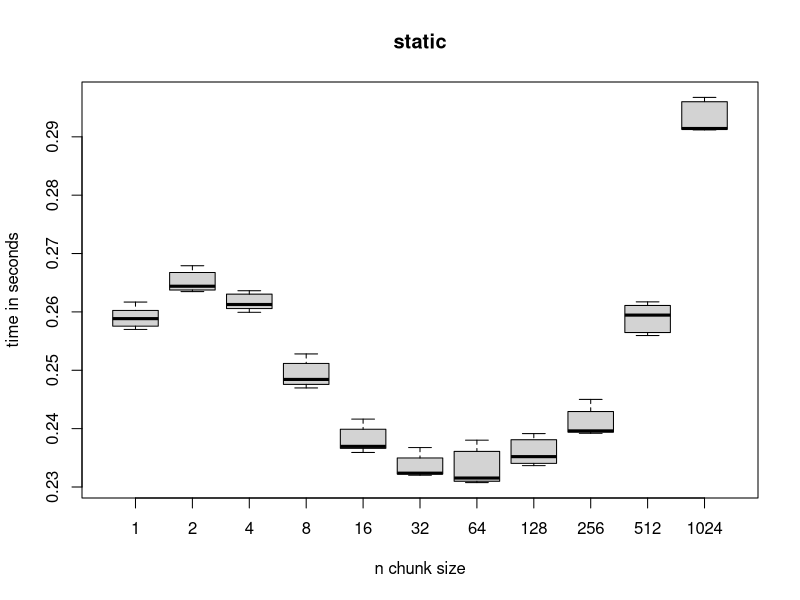
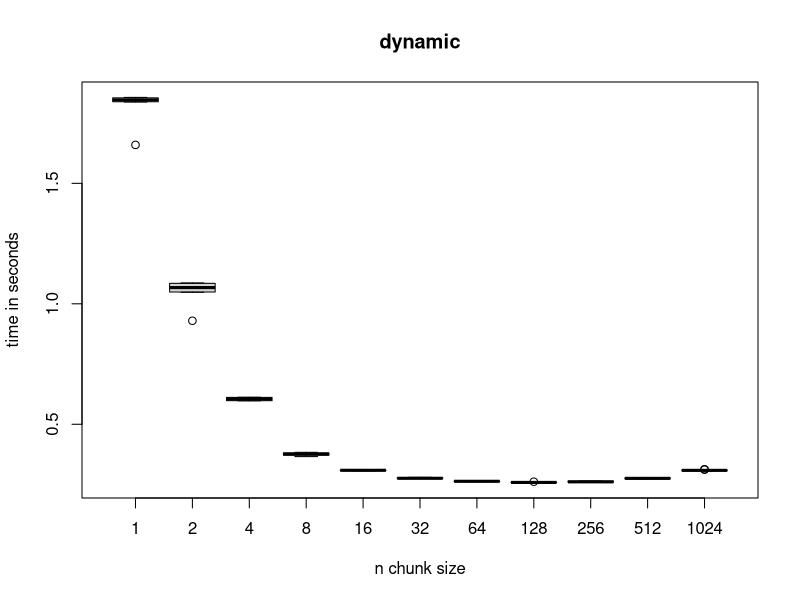
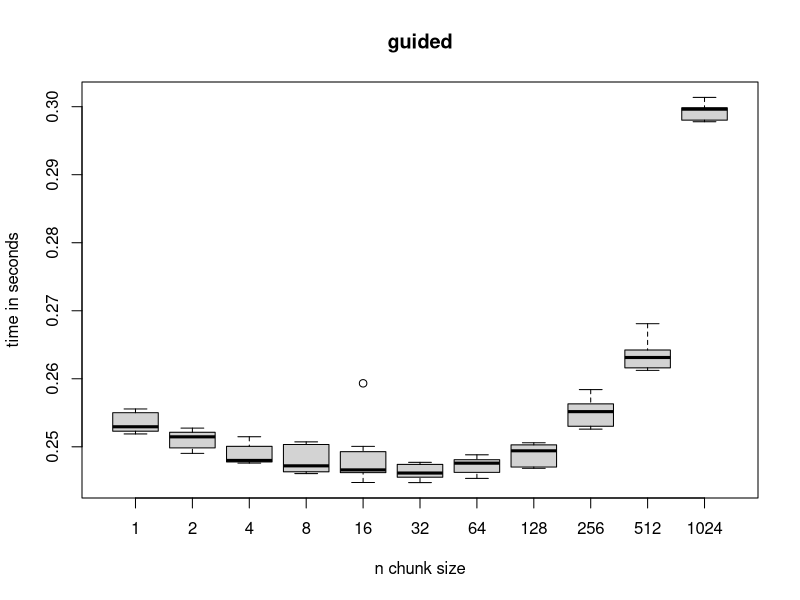
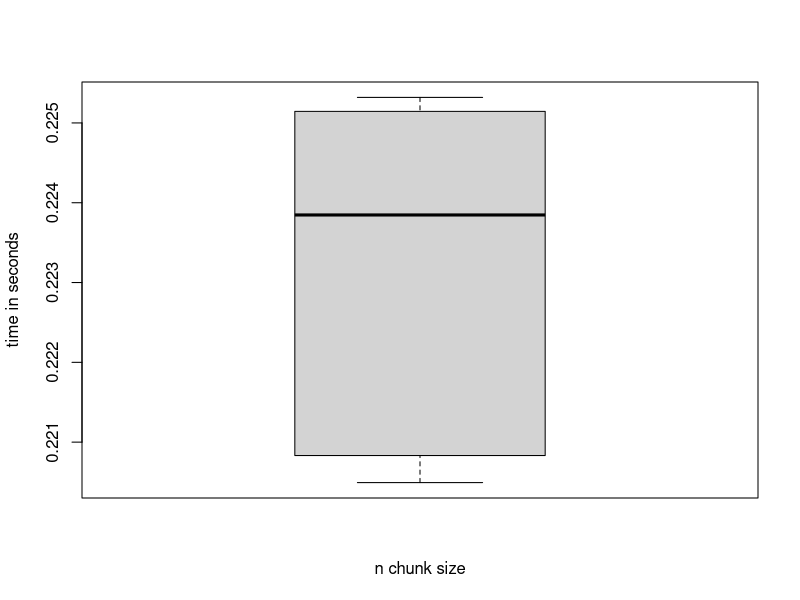
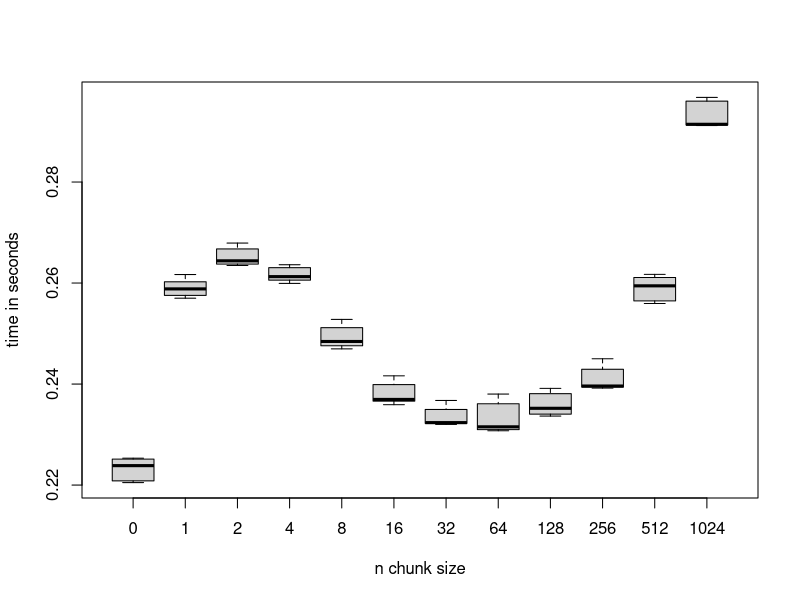
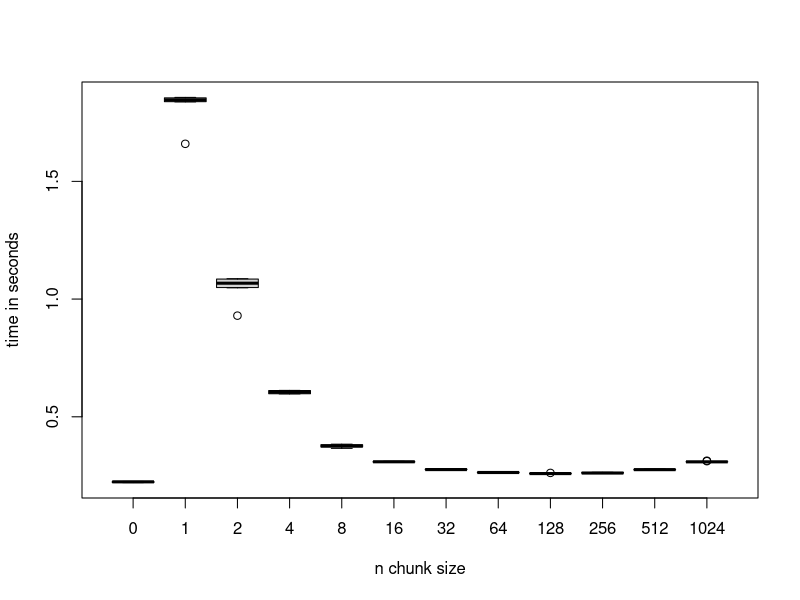
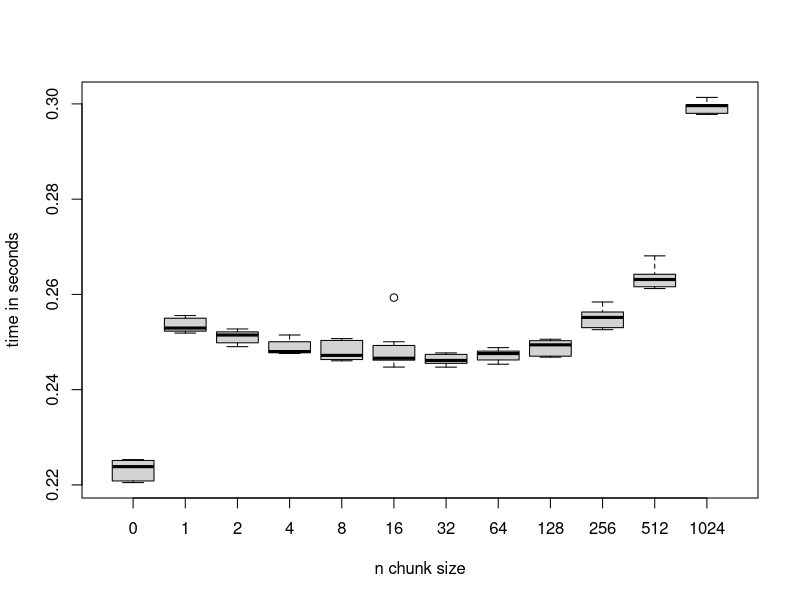
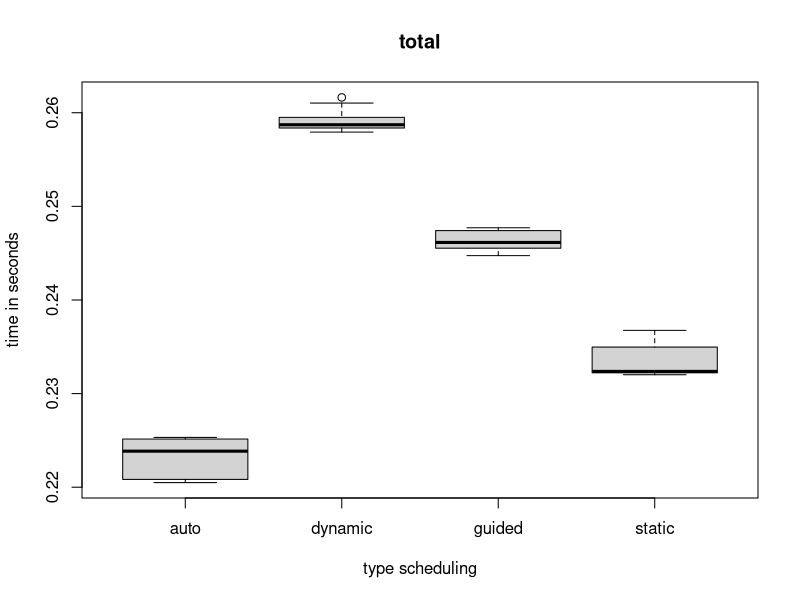

The R script that drew these images, in order:
setwd("~/git/ParallelProgrammingReports/topic_5/backward")
data_auto<-read.csv("auto_series.txt", header=FALSE, sep=" ")
data_static_one<-read.csv("static_series_1x.txt", header=FALSE, sep=" ")
data_static<-read.csv("static_series_2x.txt", header=FALSE, sep=" ")
data_guided_one<-read.csv("guided_series_1x.txt", header=FALSE, sep=" ")
data_guided<-read.csv("guided_series_2x.txt", header=FALSE, sep=" ")
data_dynamic_one<-read.csv("dynamic_series_1x.txt", header=FALSE, sep=" ")
data_dynamic<-read.csv("dynamic_series_2x.txt", header=FALSE, sep=" ")

data_auto2<-cbind(rep(0,10), data_auto[,2])

data_static<-rbind(data_static_one, data_static)
data_guided<-rbind(data_guided_one, data_guided)
data_dynamic<-rbind(data_dynamic_one, data_dynamic)
colnames(data_static)<-c("chunk_size", "runtimes")
colnames(data_auto)<-c("chunk_size", "runtimes")
colnames(data_dynamic)<-c("chunk_size", "runtimes")
colnames(data_guided)<-c("chunk_size", "runtimes")
colnames(data_auto2)<-c("chunk_size", "runtimes")

boxplot(runtimes~chunk_size, data_static, ylab="time in seconds", xlab="n chunk size", main="static")
boxplot(runtimes~chunk_size, data_dynamic, ylab="time in seconds", xlab="n chunk size", main="dynamic")
boxplot(runtimes~chunk_size, data_guided, ylab="time in seconds", xlab="n chunk size", main="guided")
boxplot(runtimes~chunk_size, data_auto, ylab="time in seconds", xlab="n chunk size")

data_static<-rbind(data_static, data_auto2)
data_dynamic<-rbind(data_dynamic, data_auto2)
data_guided<-rbind(data_guided, data_auto2)

boxplot(runtimes~chunk_size, data_static, ylab="time in seconds", xlab="n chunk size")
boxplot(runtimes~chunk_size, data_dynamic, ylab="time in seconds", xlab="n chunk size")
boxplot(runtimes~chunk_size, data_guided, ylab="time in seconds", xlab="n chunk size")

best_guided<-data_guided[which(data_guided[,1]==32),]
best_dynamic<-data_dynamic[which(data_dynamic[,1]==128),]
best_static<-data_static[which(data_static[,1]==32),]

best_guided<-data.frame("scheduling"= rep("guided",10), "runtimes"=best_guided[,2])
best_dynamic<-data.frame("scheduling" = rep("dynamic",10), "runtimes" = best_dynamic[,2])
best_static<-data.frame("scheduling" = rep("static",10), "runtimes" = best_static[,2])
best_auto<-data.frame("scheduling" = rep("auto", 10), "runtimes" = data_auto2[,2])
total<-rbind(best_guided, best_dynamic)
total<-rbind(total, best_static)
total<-rbind(total, best_auto)

boxplot(runtimes~scheduling, total, ylab="time in seconds", xlab="type scheduling", main="total")

par(mfcol=c(2,2))
